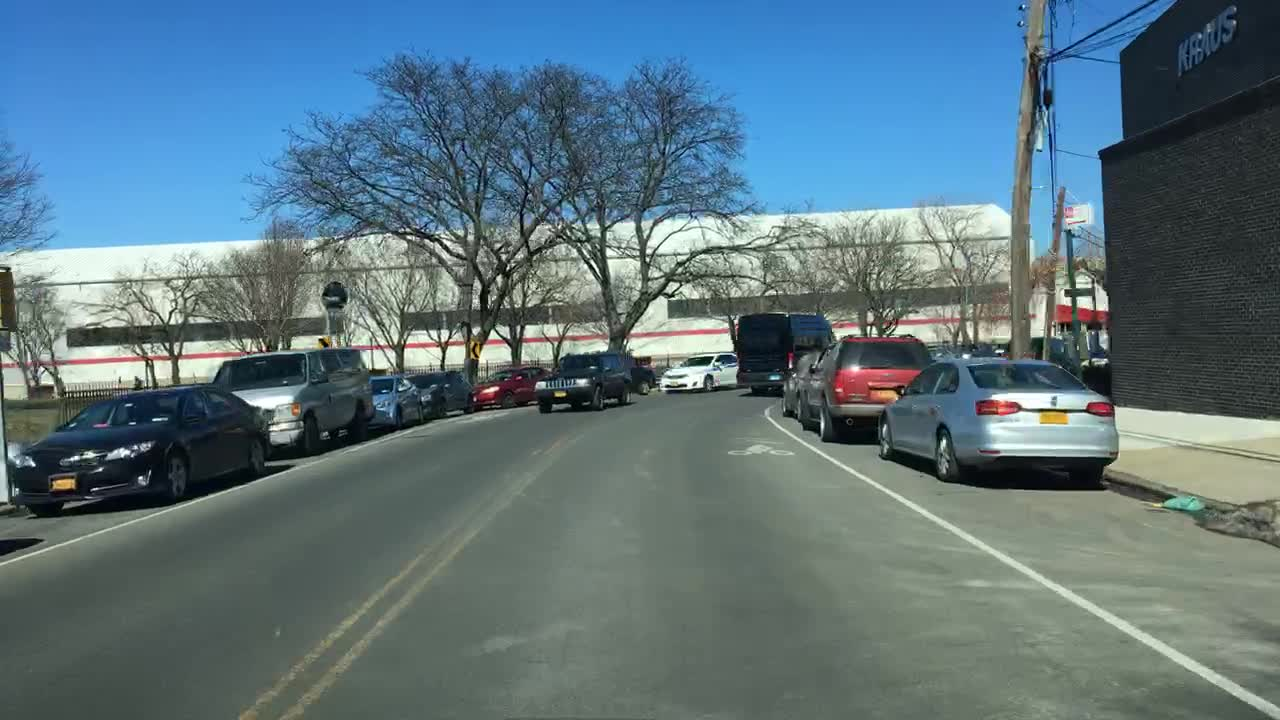
#> input picture yolop_rknn/test.jpg, 1280 x 720 px
$ python onnx2rknn_demo_yolop.py
#> lines starting #> are read from the running program, lines starting #| are printed output that depends on the picture
import os
import urllib
import traceback
import time
import sys
import numpy as np
import cv2
from rknn.api import RKNN
from math import exp

ONNX_MODEL = './yolop_640x384.onnx'
RKNN_MODEL = './yolop_640x384.rknn'
DATASET = './dataset.txt'

QUANTIZE_ON = True

CLASSES = ['car']

class_num = len(CLASSES)

anchor_num = 3
output_head = 3
cell_size = [[48, 80], [24, 40], [12, 20]]
anchor_size = [
    [[3, 9], [5, 11], [4, 20]],
    [[7, 18], [6, 39], [12, 31]],
    [[19, 50], [38, 81], [68, 157]]]


stride = [8, 16, 32]
grid_cell = np.zeros(shape=(output_head, 48, 80, 2))

nms_thre = 0.45
obj_thre = [0.4]

input_imgW = 640
input_imgH = 384


class DetectBox:
    # [8 lines left out: function __init__, not called in this run]


def grid_cell_init():
    for index in range(output_head):
        for w in range(cell_size[index][1]):
            for h in range(cell_size[index][0]):
                grid_cell[index][h][w][0] = w
                grid_cell[index][h][w][1] = h


# [46 lines left out: functions IOU, NMS, not called in this run]


def sigmoid(x):
    return 1 / (1 + exp(-x))


# [96 lines left out: functions det_postprocess, da_seg_postprocess, ll_seg_postprocess, not called in this run]


def export_rknn_inference(img):
    # Create RKNN object
    rknn = RKNN(verbose=True)

    # pre-process config
    print('--> Config model')
    rknn.config(mean_values=[[123, 117, 104]], std_values=[[58, 57, 57]], quantized_algorithm='normal', quantized_method='channel', target_platform='rk3588')
    print('done')

    # Load ONNX model
    print('--> Loading model')
    ret = rknn.load_onnx(model=ONNX_MODEL, outputs=['output1', 'output2', 'output3', 'output4', 'output5'])
    if ret != 0:
        print('Load model failed!')
        exit(ret)
    print('done')

    # Build model
    print('--> Building model')
    ret = rknn.build(do_quantization=QUANTIZE_ON, dataset=DATASET, rknn_batch_size=1)
    if ret != 0:
        print('Build model failed!')
        exit(ret)
    print('done')

    # Export RKNN model
    print('--> Export rknn model')
    ret = rknn.export_rknn(RKNN_MODEL)
    if ret != 0:
        print('Export rknn model failed!')
        exit(ret)
    print('done')

    # Init runtime environment
    print('--> Init runtime environment')
    ret = rknn.init_runtime()
    # ret = rknn.init_runtime(target='rk3566')
    if ret != 0:
        print('Init runtime environment failed!')
        exit(ret)
    print('done')

    # Inference
    print('--> Running model')
    outputs = rknn.inference(inputs=[img])
    rknn.release()
    print('done')

    return outputs


if __name__ == '__main__':
    print('This is main ...')
    grid_cell_init()

    img_path = './test.jpg'
    origimg1 = cv2.imread(img_path)
#> origimg1 is the input picture: shape (720, 1280, 3); mean B, G, R 126.9, 117, 92.5
    img_h, img_w = origimg1.shape[:2]
#> img_h = 720; img_w = 1280

    origimg = cv2.resize(origimg1, (input_imgW, input_imgH))
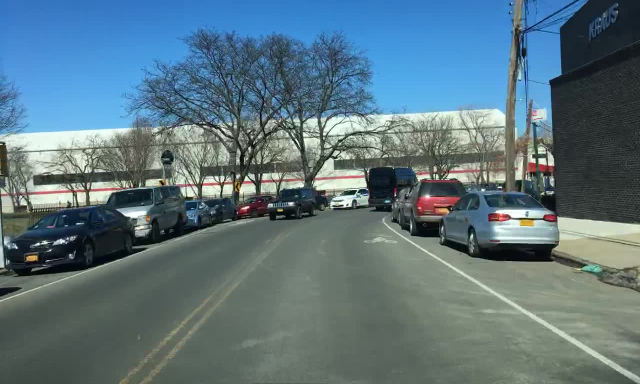
#> origimg: shape (384, 640, 3); mean B, G, R 126.9, 117, 92.5
    origimg = cv2.cvtColor(origimg, cv2.COLOR_BGR2RGB)


    img = np.expand_dims(origimg, 0)

#> (the run stopped early here; a loop or call above may not have finished)
